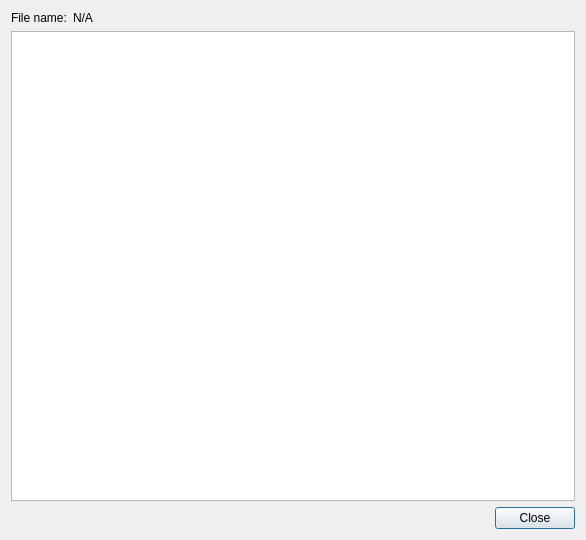
<?xml version="1.0" encoding="UTF-8"?>
<ui version="4.0">
 <class>Dialog</class>
 <widget class="QDialog" name="Dialog">
  <property name="windowModality">
   <enum>Qt::WindowModal</enum>
  </property>
  <property name="geometry">
   <rect>
    <x>0</x>
    <y>0</y>
    <width>586</width>
    <height>540</height>
   </rect>
  </property>
  <property name="windowTitle">
   <string>Dialog</string>
  </property>
  <layout class="QVBoxLayout" name="verticalLayout">
   <item>
    <layout class="QHBoxLayout" name="horizontalLayout">
     <item>
      <widget class="QLabel" name="label">
       <property name="text">
        <string>File name:</string>
       </property>
      </widget>
     </item>
     <item>
      <widget class="QLabel" name="file_name_label">
       <property name="sizePolicy">
        <sizepolicy hsizetype="Expanding" vsizetype="Preferred">
         <horstretch>0</horstretch>
         <verstretch>0</verstretch>
        </sizepolicy>
       </property>
       <property name="text">
        <string>N/A</string>
       </property>
      </widget>
     </item>
    </layout>
   </item>
   <item>
    <widget class="QTextEdit" name="file_textEdit"/>
   </item>
   <item>
    <layout class="QHBoxLayout" name="horizontalLayout_2">
     <item>
      <spacer name="horizontalSpacer">
       <property name="orientation">
        <enum>Qt::Horizontal</enum>
       </property>
       <property name="sizeHint" stdset="0">
        <size>
         <width>40</width>
         <height>20</height>
        </size>
       </property>
      </spacer>
     </item>
     <item>
      <widget class="QPushButton" name="close_pushButton">
       <property name="text">
        <string>Close</string>
       </property>
      </widget>
     </item>
    </layout>
   </item>
  </layout>
 </widget>
 <resources/>
 <connections>
  <connection>
   <sender>close_pushButton</sender>
   <signal>clicked()</signal>
   <receiver>Dialog</receiver>
   <slot>reject()</slot>
   <hints>
    <hint type="sourcelabel">
     <x>527</x>
     <y>512</y>
    </hint>
    <hint type="destinationlabel">
     <x>419</x>
     <y>509</y>
    </hint>
   </hints>
  </connection>
 </connections>
</ui>
